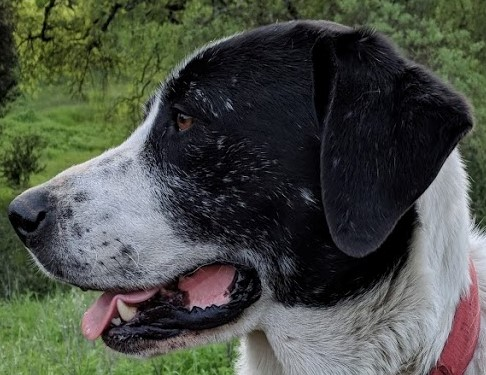
#> input picture scripts/opencv/data/sammy_face.jpg, 486 x 375 px
$ jupyter execute edge_detection.ipynb   (shell and % lines are left out)
#> lines starting #> are read from the running program, lines starting #| are printed output that depends on the picture; after the words box and inside, x2 and y2 are one past the last pixel; in counts of white or black regions, pixels touching at a corner belong together
[cell 1]
import numpy as np
import cv2
import matplotlib.pyplot as plt

[cell 2]
sammy = cv2.imread('../../data/sammy_face.jpg')
#> sammy is the input picture: shape (375, 486, 3); mean B, G, R 70, 78.7, 74.2
plt.imshow(sammy)

[cell 3]
# Canny requires 2 thresholds : Upper and lower
sam_median = np.median(sammy)
#> sam_median = 64
lower = int(min(0,0.7*sam_median))
#> lower = 0
upper = int(max(255,1.3*sam_median))
#> upper = 255

edges = cv2.Canny(sammy,lower,upper+100)
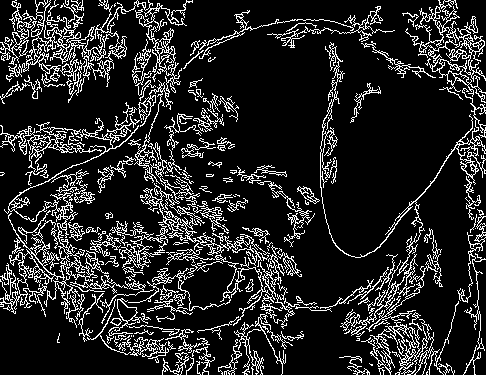
#> edges: shape (375, 486); 15% white in thin lines or dots
plt.imshow(edges)

[cell 4]
blur_sammy = cv2.blur(sammy,(4,4))
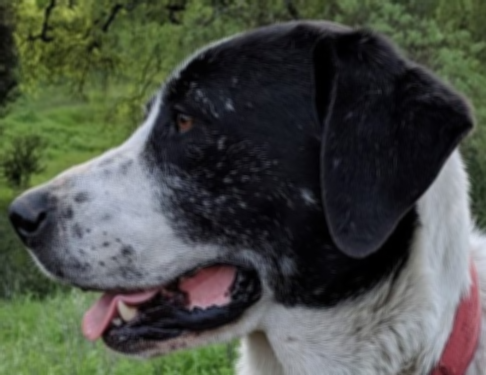
#> blur_sammy: shape (375, 486, 3); mean B, G, R 69.9, 78.7, 74.2
edges = cv2.Canny(blur_sammy,lower,upper)
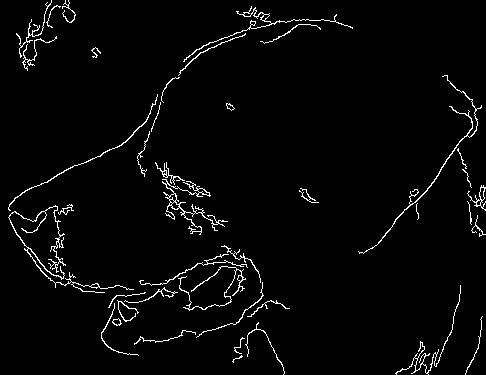
#> edges: shape (375, 486); 2.8% white in thin lines or dots
plt.imshow(edges)

$ run again, with scripts/opencv/data/Denis_Mukwege.jpg copied over scripts/opencv/data/sammy_face.jpg
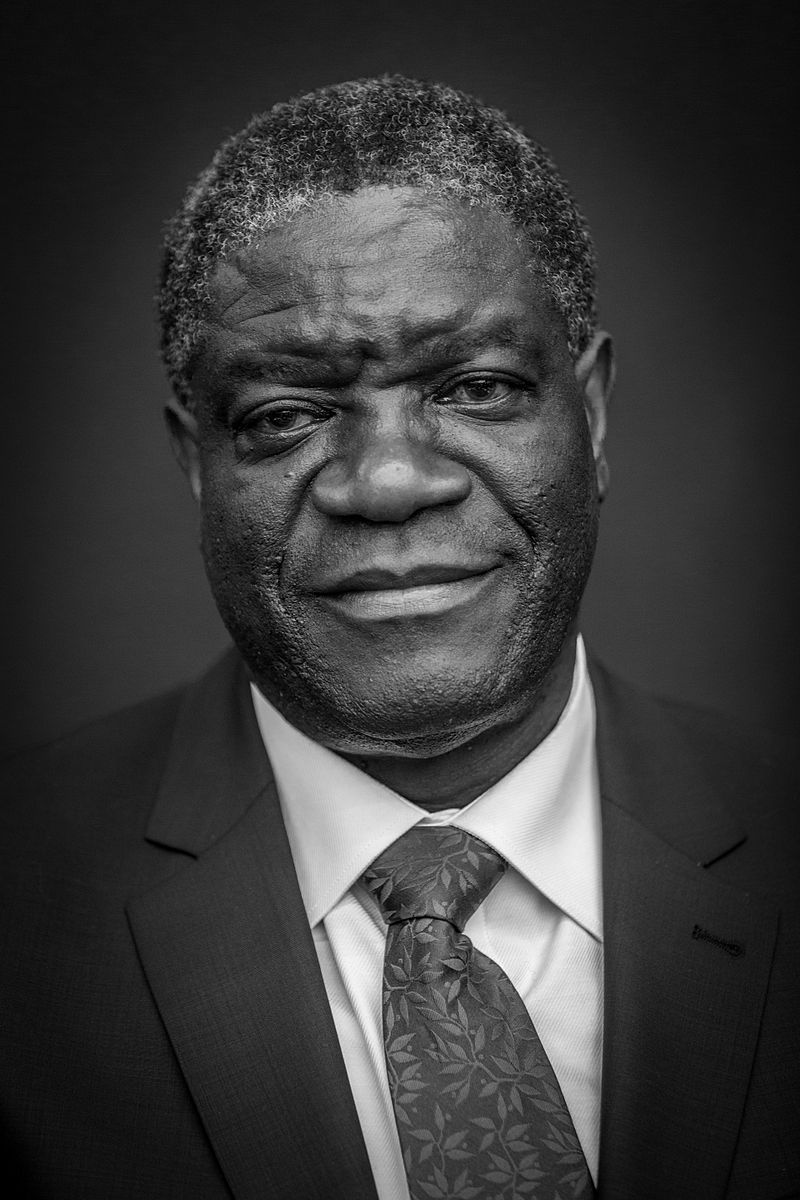
#> input picture scripts/opencv/data/Denis_Mukwege.jpg, 800 x 1200 px
#> sammy is the input picture: shape (1200, 800, 3); min 0, max 255, mean 58.8
#> sam_median = 43
#> lower = 0
#> upper = 255
#> `edges = cv2.Canny(sammy,lower,upper+100)`:
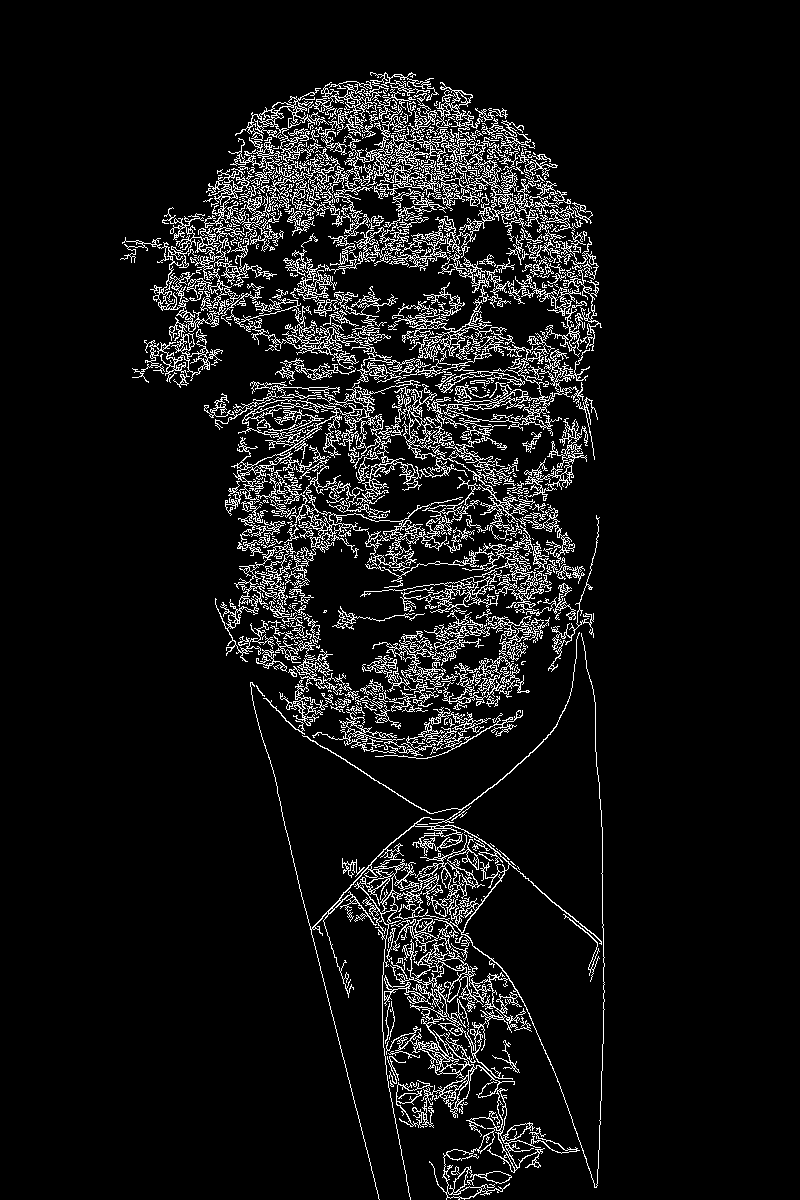
#> edges: shape (1200, 800); 7.8% white in thin lines or dots, all inside (x1, y1, x2, y2) = (120, 72, 605, 1200)
#> `edges = cv2.Canny(blur_sammy,lower,upper)`:
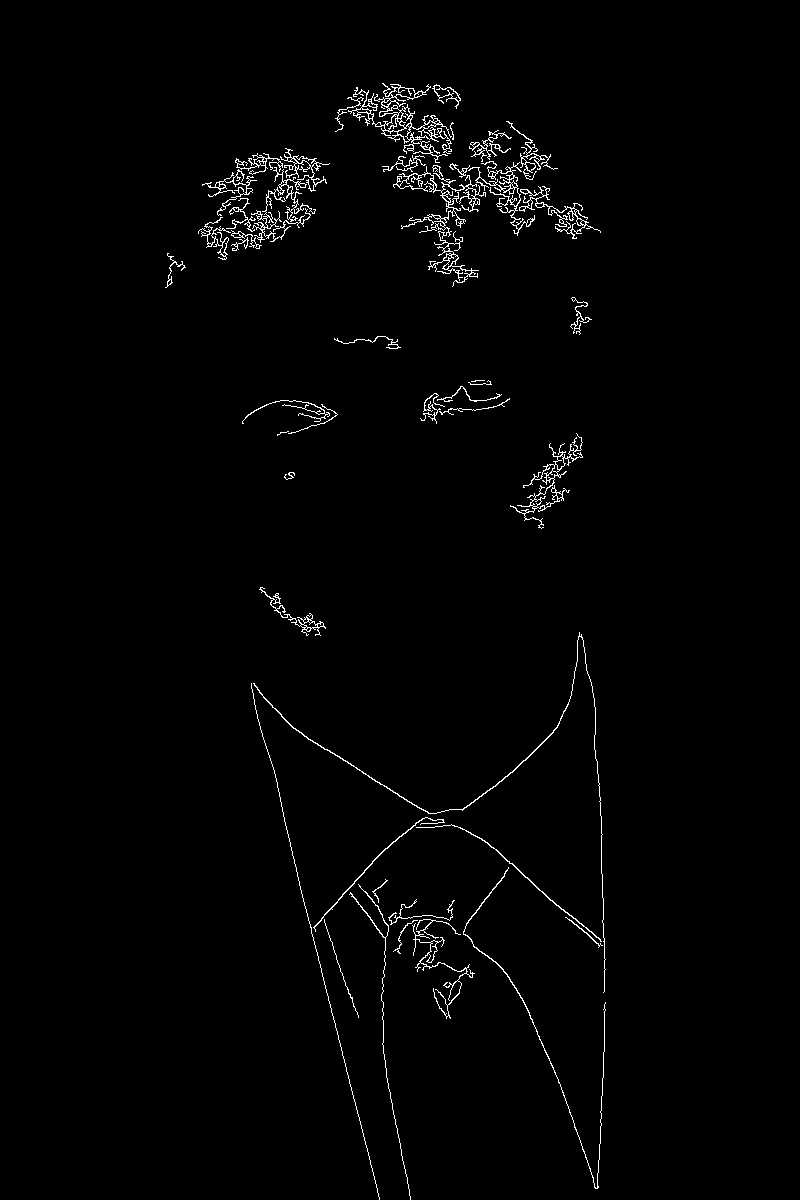
#> edges: shape (1200, 800); 1.4% white in thin lines or dots, all inside (x1, y1, x2, y2) = (165, 83, 606, 1200)

$ run again, with scripts/opencv/data/Nadia_Murad.jpg copied over scripts/opencv/data/sammy_face.jpg
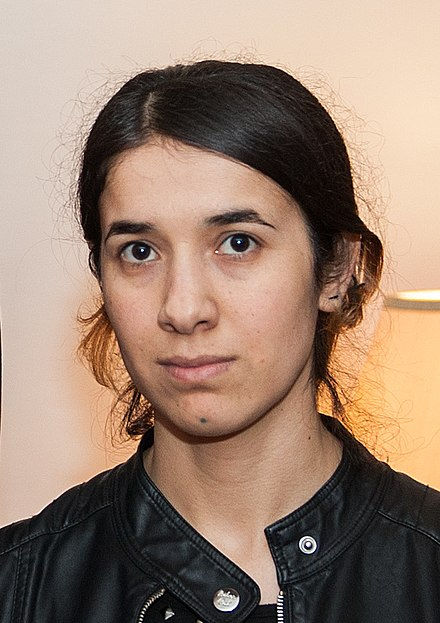
#> input picture scripts/opencv/data/Nadia_Murad.jpg, 440 x 623 px
#> sammy is the input picture: shape (623, 440, 3); mean B, G, R 112.7, 129.2, 153.8
#> sam_median = 151
#> lower = 0
#> upper = 255
#> `edges = cv2.Canny(sammy,lower,upper+100)`:
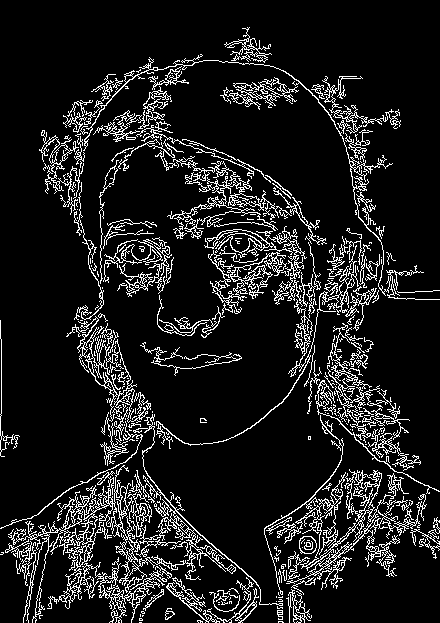
#> edges: shape (623, 440); 11.4% white in thin lines or dots
#> `edges = cv2.Canny(blur_sammy,lower,upper)`:
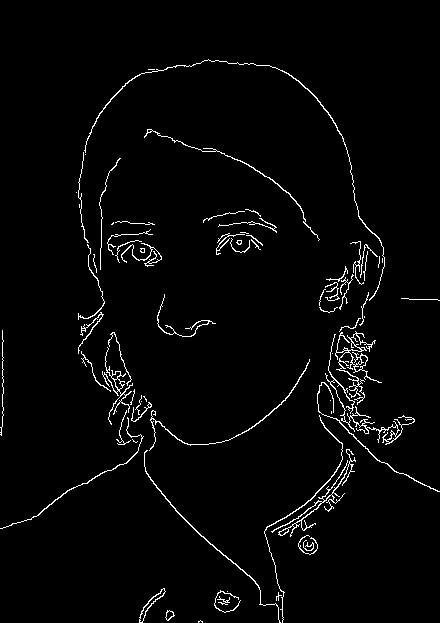
#> edges: shape (623, 440); 2.6% white in thin lines or dots
